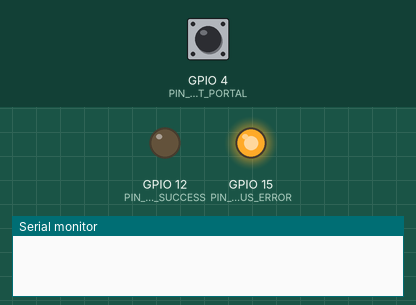
Recording of a program running on a simulated ESP8266 (NodeMCU). On the bench: output pins drawn as LEDs (lit = HIGH), the last lines printed to the serial monitor. The test bench sets the inputs (shaded band); at power-on: GPIO 4 (PIN_BUTTON_START_PORTAL) HIGH. WiFi joins after 1.5 s; servers stay silent unless stated.

Above: at 0.1 s.
At 1.6 s:
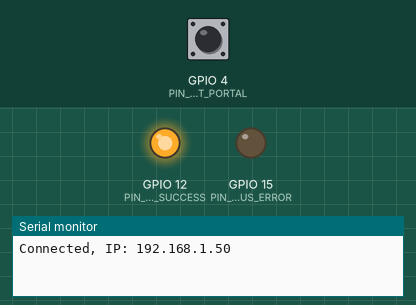
Timing chart, 0 to 3.1 s (numbered marks = the images above):
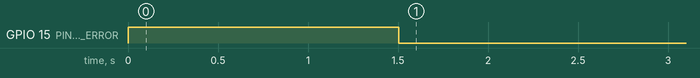

The program:

main.cpp
```cpp
#include <Arduino.h>
#include <ESP8266WiFi.h>
#include <DNSServer.h>
#include <ESP8266WebServer.h>

// NOTE: Using the '#development' branch version of WifiManager
#include <WiFiManager.h>

#define PIN_BUTTON_START_PORTAL 4
#define PIN_LED_STATUS_ERROR    15
#define PIN_LED_STATUS_SUCCESS  12

#define ACCESS_POINT_SSID "micro-example"
#define ACCESS_POINT_PASS "micro-example-password"


void ledStatusError() {
    digitalWrite(PIN_LED_STATUS_SUCCESS, LOW);
    digitalWrite(PIN_LED_STATUS_ERROR, HIGH);
}
void ledStatusSuccess() {
    digitalWrite(PIN_LED_STATUS_SUCCESS, HIGH);
    digitalWrite(PIN_LED_STATUS_ERROR, LOW);
}

void setup() {
    Serial.begin(115200);
    Serial.setTimeout(2000);
    while (!Serial) { ; };

    pinMode(PIN_BUTTON_START_PORTAL, INPUT);
    pinMode(PIN_LED_STATUS_SUCCESS, OUTPUT);
    pinMode(PIN_LED_STATUS_ERROR,   OUTPUT);

    // Should have a startup status, use error for simplicity
    ledStatusError();
    WiFiManager wifiManager;

    // If powered on while pressing button reset settings
    if (digitalRead(PIN_BUTTON_START_PORTAL) == LOW) {
        Serial.println("Resetting wifi settings");
        wifiManager.resetSettings();
    }

    wifiManager.setTimeout(180);    // Timeout if not configured or connected within 3 minutes
    if(!wifiManager.autoConnect(ACCESS_POINT_SSID, ACCESS_POINT_PASS)) {
        Serial.println("Failed to connect, timedout, Going into deepsleep for awhile");
        ESP.deepSleep(600e6); // 10 minutes (600 seconds)
        delay(3000);
        Serial.println("Resetting after deepsleep");
        ESP.reset();
    }

    // Disable captive portal if we are connected
    // Doesn't seem to be working, not sure how to disable AP when connected
    wifiManager.setCaptivePortalEnable(false);
    Serial.print("Connected, IP: ");
    Serial.println(WiFi.localIP());
    ledStatusSuccess();
}

void loop() {

}
```
